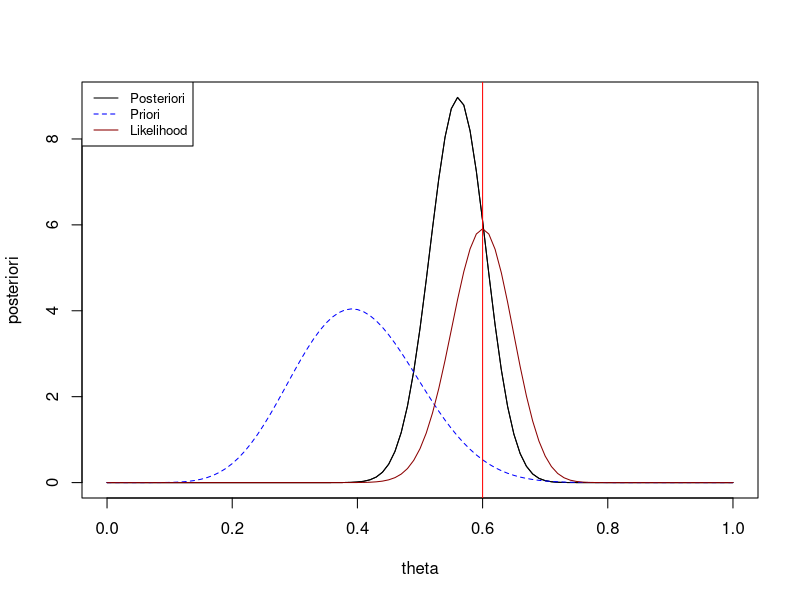

Write the R code that produced this figure.
library(mvtnorm)

theta = seq(0,1,0.01)# Create sequence

n=100 # data size
sumx=60 # sum of x values
EMV=sumx/n # Maximum likelihood value

# Parameters for the beta distribution
alpha = 10 
beta = 15

likelihood = (theta^sumx)*(1-theta)^(n-sumx) # likelihood dist.
priori = dbeta(theta, alpha,beta) # prior dist.
posteriori = dbeta(theta , sumx+alpha,n-sumx+beta) # posteriori dist.

# Plot de dist. posteriori
plot(theta,posteriori,type='l') 
lines(theta,posteriori,col='black',lty=1)
# Plot de la distribution a priori
lines(theta,priori,col="blue",lty=2)
# Plot the la funcion de verosimilitud
# plot(theta,likelihood*10^293,col="green", lty=3)
lines(theta,likelihood*10^30,col="dark red", lty=1)
abline(v=EMV,col="red")

# Create legend
legend("topleft", legend=c("Posteriori", "Priori","Likelihood"),
       col=c("black", "blue","dark red"), lty = 1:2, cex=0.8)

